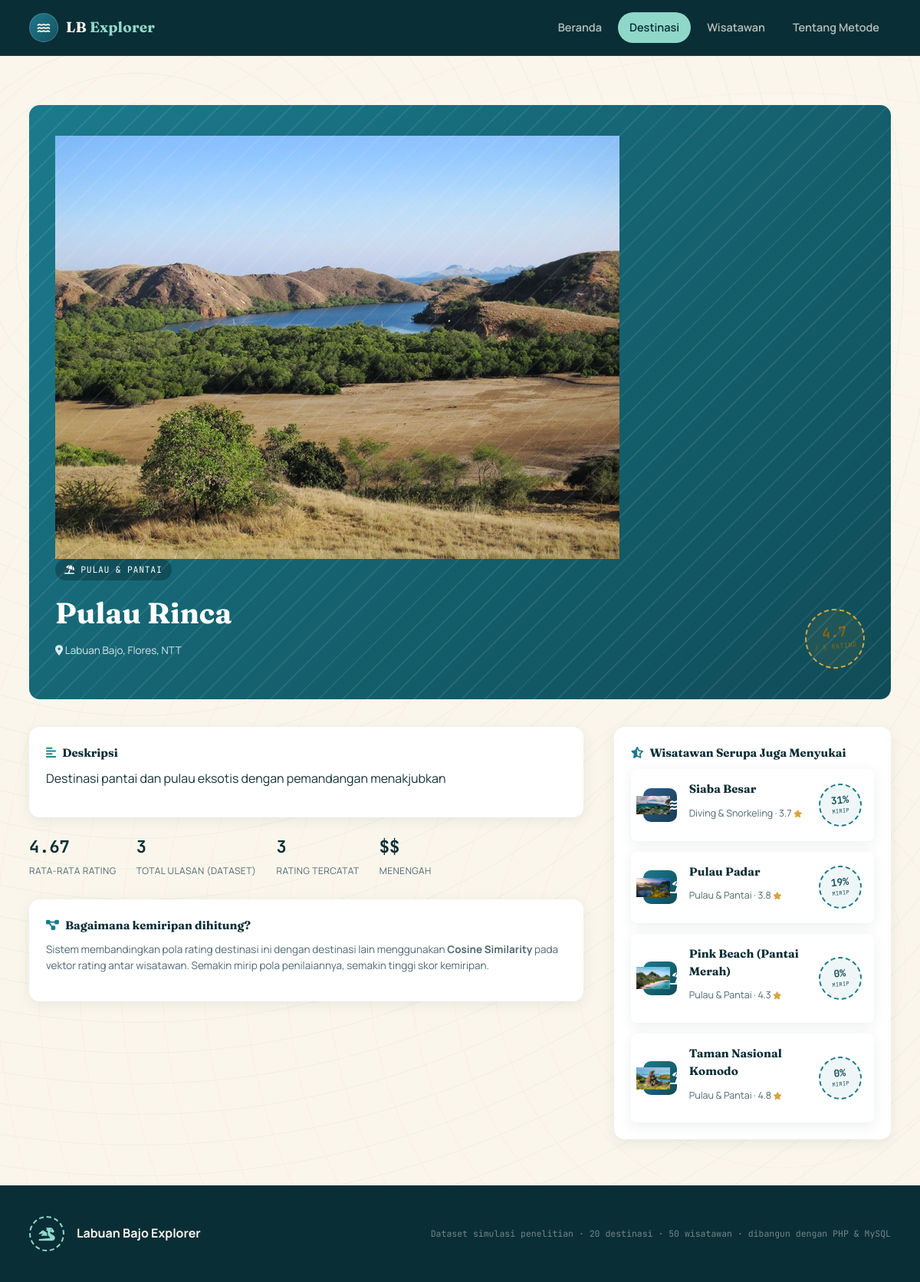
The page /detail.php?id=I006 on the database its author committed.
### tables this page shows
CREATE TABLE `items` (
  `item_id` varchar(10) NOT NULL,
  `item_name` varchar(100) NOT NULL,
  `category` varchar(50) NOT NULL,
  `avg_rating` decimal(3,2) NOT NULL DEFAULT 0.00,
  `total_reviews` int(11) NOT NULL DEFAULT 0,
  `price_range` varchar(5) NOT NULL,
  `location` varchar(100) NOT NULL,
  `description` text DEFAULT NULL
);

### includes/functions.php (called while the page is built, shortened)
<?php
function categoryMeta(string $category): array
{
    $map = [
        'island_beach' => [
            'label' => 'Pulau & Pantai',
            'icon'  => 'fa-umbrella-beach',
            'class' => 'cat-island',
        ],
        'diving_snorkeling' => [
            'label' => 'Diving & Snorkeling',
            'icon'  => 'fa-water',
            'class' => 'cat-diving',
        ],
        'nature_adventure' => [
            'label' => 'Alam & Petualangan',
            'icon'  => 'fa-mountain',
            'class' => 'cat-nature',
        ],
        'accommodation_culinary' => [
            'label' => 'Akomodasi & Kuliner',
            'icon'  => 'fa-utensils',
            'class' => 'cat-culinary',
        ],
    ];
    return $map[$category] ?? [
        'label' => ucwords(str_replace('_', ' ', $category)),
        'icon'  => 'fa-map-marker-alt',
        'class' => 'cat-island',
    ];
}
function getItemImage(string $itemId): ?string
{
    $extensions = ['jpg', 'jpeg', 'png', 'webp'];
    foreach ($extensions as $ext) {
        $relativePath = "assets/img/destinations/{$itemId}.{$ext}";
        $fullPath = __DIR__ . '/../' . $relativePath;
        if (file_exists($fullPath)) {
            return $relativePath;
        }
    }
    return null;
}
function priceLabel(string $priceRange): string
{
    $labels = [
        '$'   => 'Terjangkau',
        '$$'  => 'Menengah',
        '$$$' => 'Premium',
    ];
    return $labels[$priceRange] ?? $priceRange;
}
function e(string $s): string
{
    return htmlspecialchars($s, ENT_QUOTES, 'UTF-8');
}

### classes/CollaborativeFiltering.php (called while the page is built, shortened)
<?php
class CollaborativeFiltering
{
    private mysqli $conn;
    private array $userItemMatrix = [];
    private array $itemIds = [];
    private array $userIds = [];
    public function __construct(mysqli $conn)
    {
        $this->conn = $conn;
        $this->buildUserItemMatrix();
    }
    private function buildUserItemMatrix(): void
    {
        $result = $this->conn->query("SELECT user_id, item_id, rating FROM ratings");
        $itemSet = [];
        $userSet = [];
        while ($row = $result->fetch_assoc()) {
            $u = $row['user_id'];
            $i = $row['item_id'];
            $r = (float) $row['rating'];
            $this->userItemMatrix[$u][$i] = $r;
            $itemSet[$i] = true;
            $userSet[$u] = true;
        }
        $this->itemIds = array_keys($itemSet);
        $this->userIds = array_keys($userSet);
    }
    private function getItemVector(string $itemId): array
    {
        $vector = [];
        foreach ($this->userIds as $u) {
            $vector[] = $this->userItemMatrix[$u][$itemId] ?? 0.0;
        }
        return $vector;
    }
    private function cosineSimilarity(array $a, array $b): float
    {
        $dot = 0.0;
        $normA = 0.0;
        $normB = 0.0;
        $n = count($a);
        for ($k = 0; $k < $n; $k++) {
            $dot += $a[$k] * $b[$k];
            $normA += $a[$k] * $a[$k];
            $normB += $b[$k] * $b[$k];
        }
        return $dot / (sqrt($normA) * sqrt($normB));
    }
    public function itemSimilarity(string $itemA, string $itemB): float
    {
        $key = $itemA < $itemB ? "$itemA|$itemB" : "$itemB|$itemA";
        $vecA = $this->getItemVector($itemA);
        $vecB = $this->getItemVector($itemB);
        $sim = $this->cosineSimilarity($vecA, $vecB);
        return $sim;
    }
    public function getSimilarItems(string $itemId, int $topN = 4): array
    {
        $scores = [];
        foreach ($this->itemIds as $other) {
            if ($other === $itemId) {
                continue;
            }
            $scores[$other] = $this->itemSimilarity($itemId, $other);
        }
        arsort($scores);
        return array_slice($scores, 0, $topN, true);
    }
}

### detail.php (the view, shortened to what this page needs)
<?php
require_once __DIR__ . '/config/database.php';
require_once __DIR__ . '/includes/functions.php';
require_once __DIR__ . '/classes/CollaborativeFiltering.php';
$conn = getConnection();
$itemId = $_GET['id'] ?? '';
$stmt = $conn->prepare("SELECT * FROM items WHERE item_id = ?");
$stmt->bind_param('s', $itemId);
$stmt->execute();
$item = $stmt->get_result()->fetch_assoc();
$meta = categoryMeta($item['category']);
$photo = getItemImage($item['item_id']);
$cf = new CollaborativeFiltering($conn);
$similarRaw = $cf->getSimilarItems($itemId, 4);
$similarItems = [];
if (!empty($similarRaw)) {
    $ids = array_keys($similarRaw);
    $placeholders = implode(',', array_fill(0, count($ids), '?'));
    $stmt2 = $conn->prepare("SELECT * FROM items WHERE item_id IN ($placeholders)");
    $types = str_repeat('s', count($ids));
    $stmt2->bind_param($types, ...$ids);
    $stmt2->execute();
    $res = $stmt2->get_result();
    $lookup = [];
    while ($row = $res->fetch_assoc()) {
        $lookup[$row['item_id']] = $row;
    }
    foreach ($similarRaw as $sid => $score) {
        if (isset($lookup[$sid])) {
            $similarItems[] = ['item' => $lookup[$sid], 'score' => $score];
        }
    }
}
$stmt3 = $conn->prepare("SELECT COUNT(*) c FROM ratings WHERE item_id = ?");
$stmt3->bind_param('s', $itemId);
$stmt3->execute();
$reviewCount = $stmt3->get_result()->fetch_assoc()['c'];
include __DIR__ . '/includes/header.php';
?>
<section class="section" style="padding-bottom:0;">
  <div class="wrap">
    <div class="detail-hero <?= $meta['class'] ?> <?= $photo ? 'has-photo' : '' ?>">
      <?php if ($photo): ?>
        <img src="<?= e($photo) ?>" alt="<?= e($item['item_name']) ?>">
      <?php endif; ?>
      <div class="detail-hero-inner">
        <div>
          <span class="badge-cat"><i class="fa-solid <?= $meta['icon'] ?>"></i> <?= e($meta['label']) ?></span>
          <h1><?= e($item['item_name']) ?></h1>
          <p class="loc"><i class="fa-solid fa-location-dot"></i> <?= e($item['location']) ?></p>
        </div>
        <div class="stamp stamp-gold">
          <b><?= number_format($item['avg_rating'], 1) ?></b>
          <span>/ 5 rating</span>
        </div>
      </div>
    </div>
    <div class="detail-grid">
      <div>
        <div class="info-card">
          <h4><i class="fa-solid fa-align-left"></i> Deskripsi</h4>
          <p><?= e($item['description']) ?></p>
        </div>
        <div class="stat-row">
          <div class="stat-block"><b><?= number_format($item['avg_rating'], 2) ?></b><span>Rata-rata Rating</span></div>
          <div class="stat-block"><b><?= (int)$item['total_reviews'] ?></b><span>Total Ulasan (dataset)</span></div>
          <div class="stat-block"><b><?= (int)$reviewCount ?></b><span>Rating Tercatat</span></div>
          <div class="stat-block"><b><?= e($item['price_range']) ?></b><span><?= e(priceLabel($item['price_range'])) ?></span></div>
        </div>
        <div class="info-card">
          <h4><i class="fa-solid fa-diagram-project"></i> Bagaimana kemiripan dihitung?</h4>
          <p style="font-size:13.5px; color:var(--ink-soft);">Sistem membandingkan pola rating destinasi ini dengan destinasi lain menggunakan <strong>Cosine Similarity</strong> pada vektor rating antar wisatawan. Semakin mirip pola penilaiannya, semakin tinggi skor kemiripan.</p>
        </div>
      </div>
      <div>
        <div class="info-card">
          <h4><i class="fa-solid fa-star-half-stroke"></i> Wisatawan Serupa Juga Menyukai</h4>
          <?php if (empty($similarItems)): ?>
            <p style="font-size:13.5px; color:var(--ink-soft);">Belum cukup data rating untuk menghitung kemiripan destinasi ini.</p>
          <?php else: ?>
            <div class="rec-list">
              <?php foreach ($similarItems as $row):
                $simMeta = categoryMeta($row['item']['category']);
                $simPhoto = getItemImage($row['item']['item_id']);
                $pct = round($row['score'] * 100); ?>
                <a href="detail.php?id=<?= e($row['item']['item_id']) ?>" class="rec-item">
                  <div class="rec-icon <?= $simMeta['class'] ?> <?= $simPhoto ? 'has-photo' : '' ?>">
                    <?php if ($simPhoto): ?><img src="<?= e($simPhoto) ?>" alt=""><?php endif; ?>
                    <i class="fa-solid <?= $simMeta['icon'] ?>"></i>
                  </div>
                  <div class="rec-info">
                    <h4><?= e($row['item']['item_name']) ?></h4>
                    <p class="rec-sub"><?= e($simMeta['label']) ?> &middot; <?= number_format($row['item']['avg_rating'],1) ?> <i class="fa-solid fa-star" style="color:var(--gold); font-size:10px;"></i></p>
                  </div>
                  <div class="stamp stamp-teal" style="width:56px; height:56px;">
                    <b style="font-size:13px;"><?= $pct ?>%</b>
                    <span style="font-size:7px;">mirip</span>
                  </div>
                </a>
              <?php endforeach; ?>
            </div>
          <?php endif; ?>
        </div>
      </div>
    </div>
  </div>
</section>
<?php include __DIR__ . '/includes/footer.php'; ?>

### assets/css/style.css (style rules this page uses)
:root { --navy: #0A2E36; --navy-2: #123B45; --navy-3: #17505E; --teal: #1B7A8C; --teal-light: #4FAFB8; --seafoam: #8FD8C9; --coral: #E8734A; --coral-dark: #C85A34; --gold: #D9A441; --sand: #FAF6EC; --sand-deep: #F0E9D8; --ink: #16323A; --ink-soft: #4E6870; --paper: #FFFFFF; --line: #E1DACB; --cat-island: #1B7A8C; --cat-diving: #2C5F8A; --cat-nature: #2E8B57; --cat-culinary: #C9752F; --font-display: 'Fraunces', Georgia, serif; --font-body: 'Manrope', -apple-system, BlinkMacSystemFont, 'Segoe UI', sans-serif; --font-mono: 'JetBrains Mono', ui-monospace, monospace; --radius: 14px; --radius-sm: 8px; --shadow-card: 0 4px 18px rgba(10, 46, 54, 0.08); --shadow-card-hover: 0 14px 32px rgba(10, 46, 54, 0.16); }
* { box-sizing: border-box; }
html { scroll-behavior: smooth; }
body { margin: 0; font-family: var(--font-body); background: var(--sand); color: var(--ink); line-height: 1.55; -webkit-font-smoothing: antialiased; }
img { max-width: 100%; display: block; }
a { color: inherit; text-decoration: none; }
h1, h2, h3, h4 { font-family: var(--font-display); font-weight: 700; margin: 0 0 .5em; color: var(--navy); }
p { margin: 0 0 1em; }
.wrap { max-width: 1180px; margin: 0 auto; padding: 0 28px; }
.section { padding: 64px 0; }
.cat-island .dest-banner, .cat-island { background: linear-gradient(135deg, var(--cat-island), #0F4C57); }
.cat-diving .dest-banner, .cat-diving { background: linear-gradient(135deg, var(--cat-diving), #173C55); }
.stamp { display: inline-flex; flex-direction: column; align-items: center; justify-content: center; width: 78px; height: 78px; border-radius: 50%; border: 2px dashed var(--coral); color: var(--coral-dark); font-family: var(--font-mono); transform: rotate(-6deg); background: rgba(232,115,74,0.06); flex-shrink: 0; }
.stamp b { font-size: 18px; line-height: 1; }
.stamp span { font-size: 8.5px; text-transform: uppercase; letter-spacing: .05em; margin-top: 3px; }
.stamp.stamp-teal { border-color: var(--teal); color: var(--navy-3); background: rgba(27,122,140,0.07); }
.stamp.stamp-gold { border-color: var(--gold); color: #8a6416; background: rgba(217,164,65,0.08); }
.rec-list { display: flex; flex-direction: column; gap: 14px; }
.rec-item { display: flex; align-items: center; gap: 16px; background: var(--paper); border-radius: var(--radius-sm); padding: 14px 16px; box-shadow: var(--shadow-card); }
.rec-item .rec-icon { width: 44px; height: 44px; border-radius: 10px; display: flex; align-items: center; justify-content: center; color: #fff; font-size: 16px; flex-shrink: 0; }
.rec-item .rec-info { flex: 1; min-width: 0; }
.rec-item h4 { margin: 0 0 2px; font-size: 15px; color: var(--navy); }
.rec-item .rec-sub { font-size: 12.5px; color: var(--ink-soft); }
.detail-hero { border-radius: var(--radius); padding: 40px 34px; color: #fff; position: relative; overflow: hidden; margin-bottom: 36px; }
.detail-hero::after { content: ""; position: absolute; inset: 0; background-image: repeating-linear-gradient(135deg, rgba(255,255,255,0.08) 0 2px, transparent 2px 22px); }
.detail-hero-inner { position: relative; display: flex; justify-content: space-between; align-items: flex-end; gap: 24px; flex-wrap: wrap; }
.detail-hero h1 { color: #fff; font-size: clamp(26px, 3.6vw, 38px); margin-bottom: 8px; }
.detail-hero .loc { font-size: 13.5px; opacity: .85; }
.detail-hero .badge-cat { font-family: var(--font-mono); font-size: 11.5px; text-transform: uppercase; letter-spacing: .06em; background: rgba(0,0,0,0.25); padding: 5px 12px; border-radius: 999px; margin-bottom: 14px; display: inline-block; }
.detail-grid { display: grid; grid-template-columns: 2fr 1fr; gap: 40px; }
.stat-row { display: flex; gap: 26px; margin: 22px 0 26px; flex-wrap: wrap; }
.stat-block b { display: block; font-family: var(--font-mono); font-size: 22px; color: var(--navy); }
.stat-block span { font-size: 12px; color: var(--ink-soft); text-transform: uppercase; letter-spacing: .04em; }
.info-card { background: var(--paper); border-radius: var(--radius); padding: 22px; box-shadow: var(--shadow-card); margin-bottom: 20px; }
.info-card h4 { font-size: 15px; margin-bottom: 10px; display: flex; align-items: center; gap: 8px; }
.info-card h4 i { color: var(--teal); }

### rows shown on the page
items: item_id (picture), category "PULAU & PANTAI", item_name "Pulau Rinca", location "Labuan Bajo, Flores, NTT", avg_rating "4.7", description "Destinasi pantai dan pulau eksotis dengan pemandangan menakjubkan", avg_rating "4.67", total_reviews "3", price_range "$$", price_range "MENENGAH"
items: item_id (picture), item_name "Siaba Besar", category "Diving & Snorkeling", avg_rating "3.7", pct "31"
items: item_id (picture), item_name "Pulau Padar", category "Pulau & Pantai", avg_rating "3.8", pct "19"
items: item_id (picture), item_name "Pink Beach (Pantai Merah)", category "Pulau & Pantai", avg_rating "4.3", pct "0"
items: item_id (picture), item_name "Taman Nasional Komodo", category "Pulau & Pantai", avg_rating "4.8", pct "0"

### other values the page prints
$reviewCount "3"
